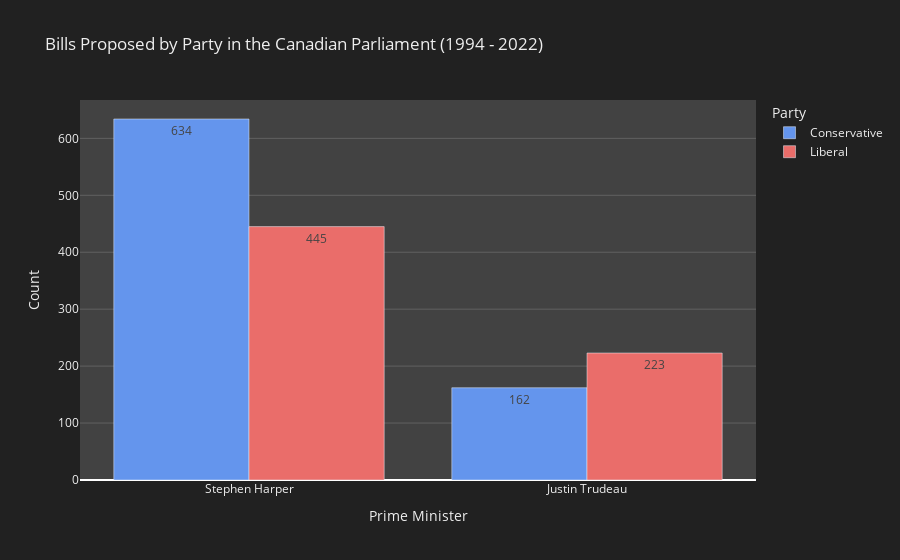

The notebook cell saved with this chart:
### Code cell
fig = px.bar(
    plot_5_1,
    x = 'PrimeMinister',
    y = 'Count',
    barmode = 'group',
    color = 'Party',
    title = 'Bills Proposed by Party in the Canadian Parliament (1994 - 2022)',
    labels = {
        'PrimeMinister': 'Prime Minister'
    },
    color_discrete_map = {'Conservative': party_colors['conservative'], 'Liberal': party_colors['liberal']},
    text_auto = True,
    height=600
)

fig.update_layout(
    paper_bgcolor="#212121",
    plot_bgcolor = "#424242",
    font_color = "#EEEEEE"
)

fig.update_yaxes(gridcolor='#616161')

fig.show()

fig.write_html("../charts/plot-5-2.html")

### Figure 1 — Plotly figure (JSON) as saved in the notebook; plotly's stock layout.template omitted (floating-point values rounded to 4 significant figures)
{"data": [{"alignmentgroup": "True", "hovertemplate": "Party=Conservative<br>Prime Minister=%{x}<br>Count=%{y}<extra></extra>", "legendgroup": "Conservative", "marker": {"color": "#6495ED", "pattern": {"shape": ""}}, "name": "Conservative", "offsetgroup": "Conservative", "orientation": "v", "showlegend": true, "textposition": "auto", "texttemplate": "%{y}", "type": "bar", "x": ["Stephen Harper", "Justin Trudeau"], "xaxis": "x", "y": [634, 162], "yaxis": "y"}, {"alignmentgroup": "True", "hovertemplate": "Party=Liberal<br>Prime Minister=%{x}<br>Count=%{y}<extra></extra>", "legendgroup": "Liberal", "marker": {"color": "#EA6D6A", "pattern": {"shape": ""}}, "name": "Liberal", "offsetgroup": "Liberal", "orientation": "v", "showlegend": true, "textposition": "auto", "texttemplate": "%{y}", "type": "bar", "x": ["Stephen Harper", "Justin Trudeau"], "xaxis": "x", "y": [445, 223], "yaxis": "y"}], "layout": {"autosize": true, "barmode": "group", "font": {"color": "#EEEEEE"}, "legend": {"title": {"text": "Party"}, "tracegroupgap": 0}, "paper_bgcolor": "#212121", "plot_bgcolor": "#424242", "title": {"text": "Bills Proposed by Party in the Canadian Parliament (1994 - 2022)"}, "xaxis": {"anchor": "y", "autorange": true, "domain": [0, 1], "range": [-0.5, 1.5], "title": {"text": "Prime Minister"}, "type": "category"}, "yaxis": {"anchor": "x", "autorange": true, "domain": [0, 1], "gridcolor": "#616161", "range": [0, 667.4], "title": {"text": "Count"}, "type": "linear"}}}
